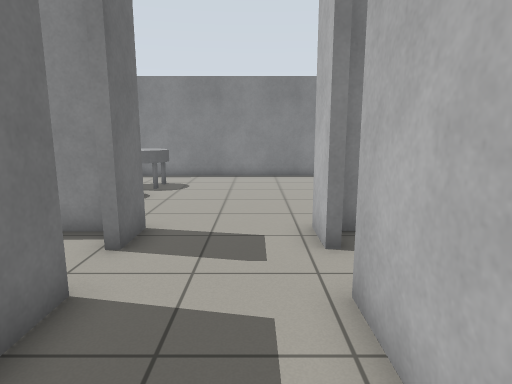
view 1 (above)

18 first-person views from a walk through a Gazebo world. The camera is 1.1 m above the floor, tilts 10° down and sees 75° across. The floor is counted in squares, 0.5 m on a side. Each view is taken from the middle of a square. On the plan, view 1 faces up. The plan holds only what a view shows up to about 18 squares ahead; the rest is blank.

view 2
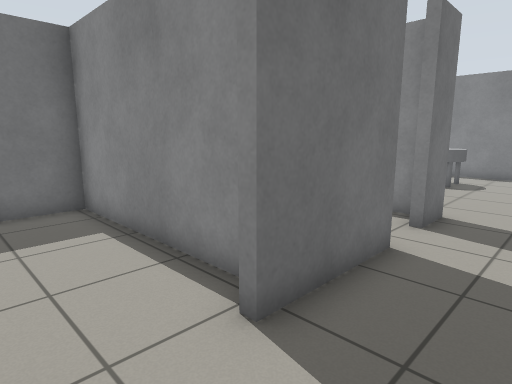

view 3
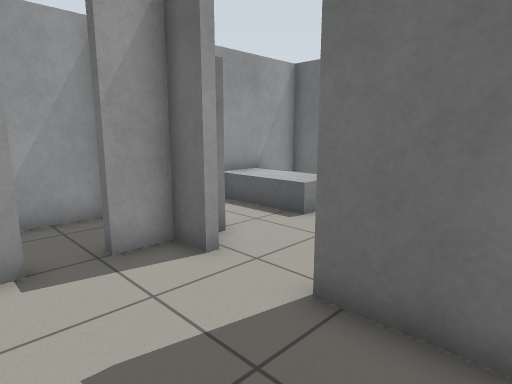

view 4
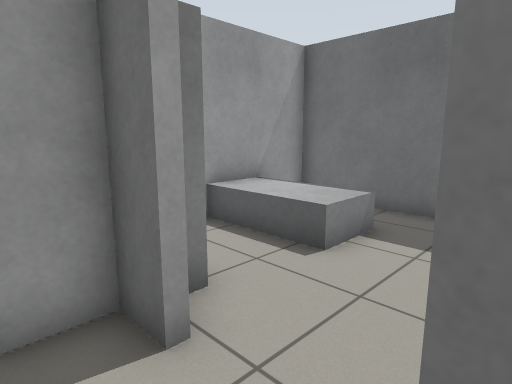

view 5
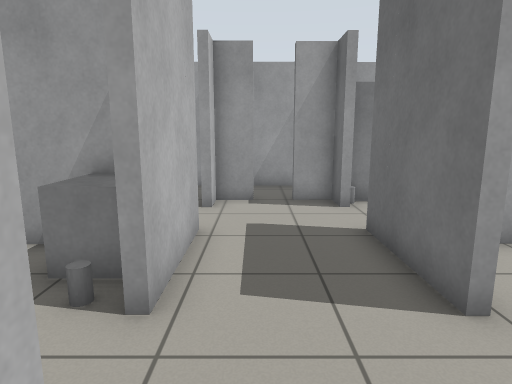

view 6
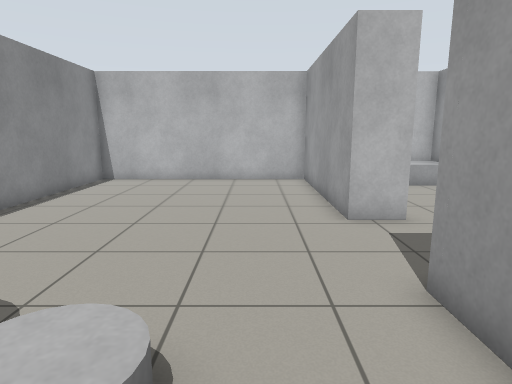

view 7
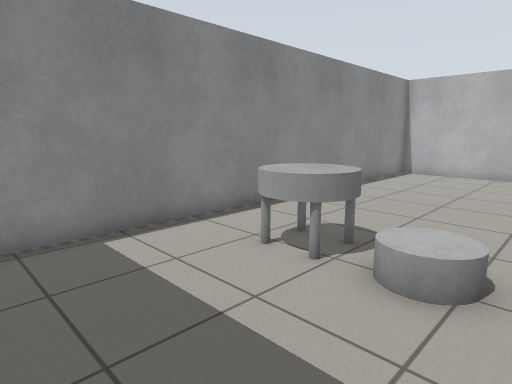

view 8
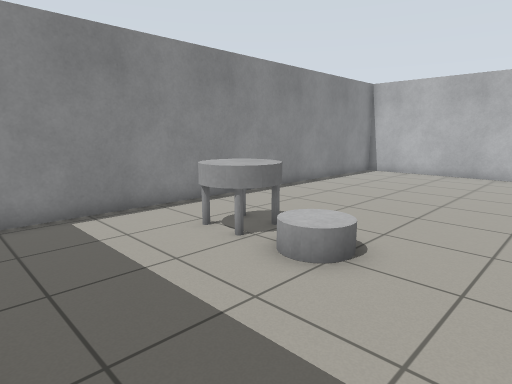

view 9
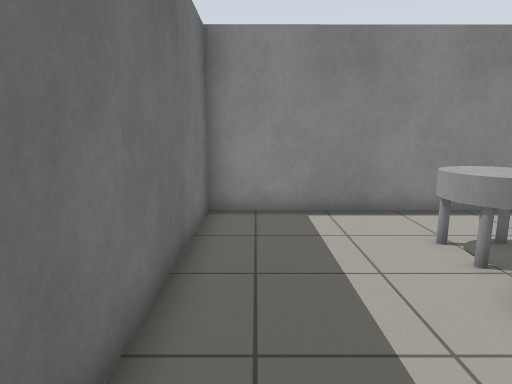

view 10
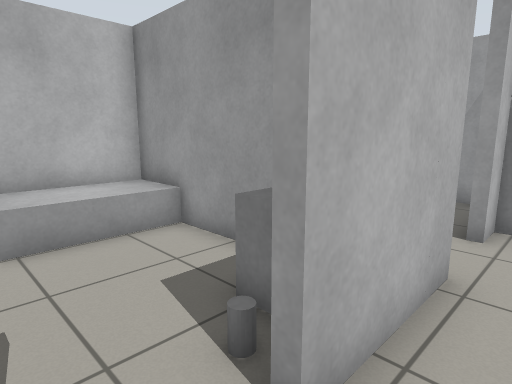

view 11
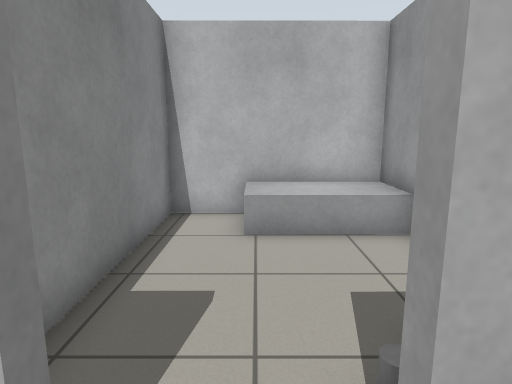

view 12
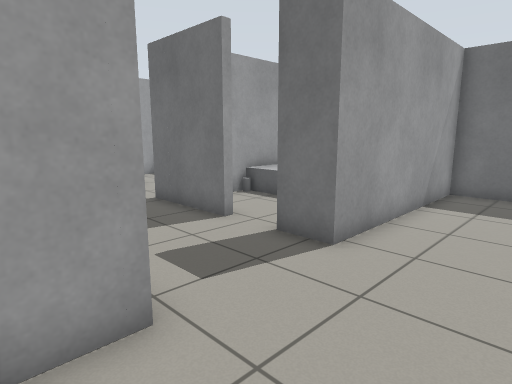

view 13
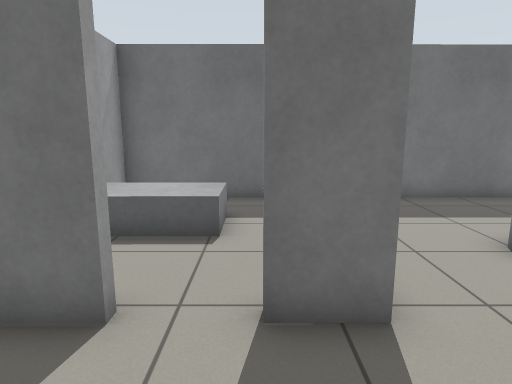

view 14
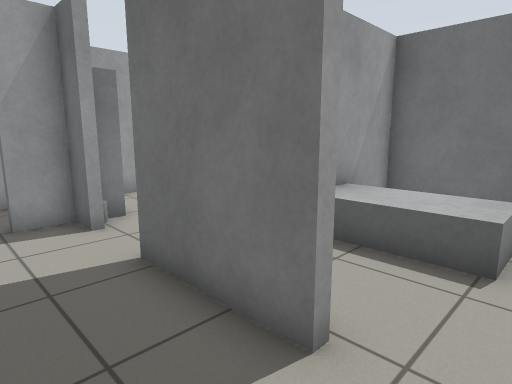

view 15
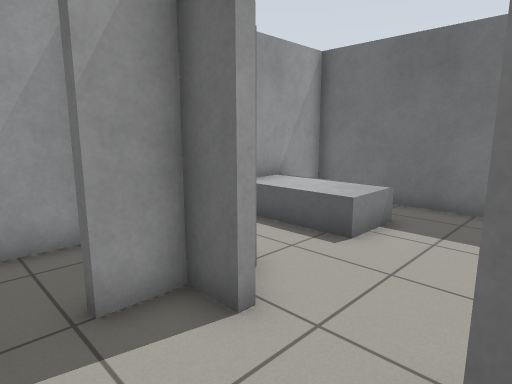

view 16
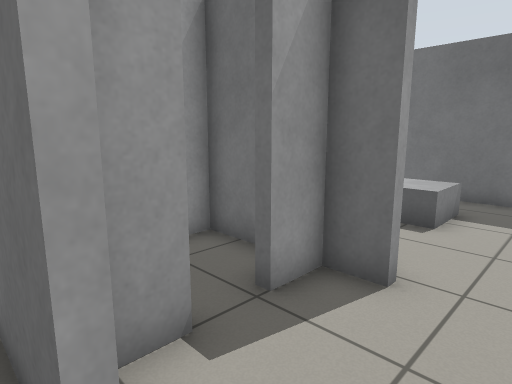

view 17
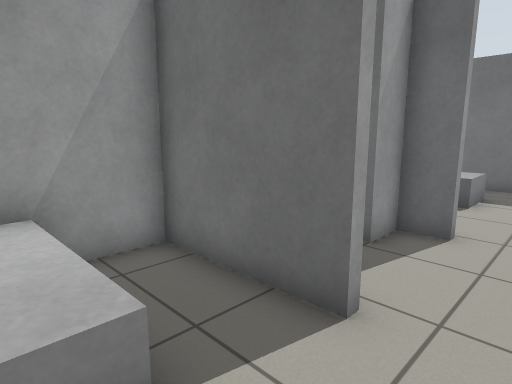

view 18
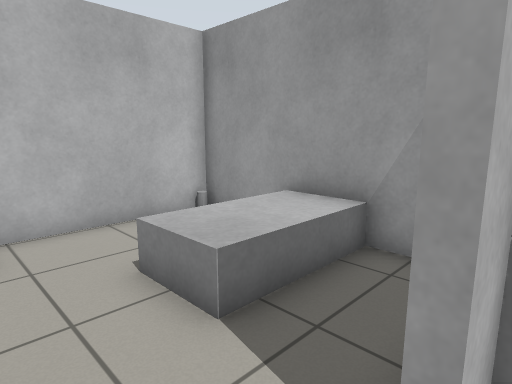

### Floor plan
Points are (right, up) in squares from view 1. A wall is a line through its corners. A room is listed if a view was taken in it or the views show most of it. See-through windows are left out.
Room 1 (views 1, 2, 4, 15, 18)
walls: (-2.5, -3) (-1.1, -3); (-3.5, 1.3) (-10.3, 1.2) (-10.3, -6) (-5.1, -6); (-2.5, 1.5) (-2.5, 0.5); (0, -3) (0.6, -3); (1.3, -2.4) (1.3, -1.8); (1.3, 0.5) (1.3, 1.7)
ways out: opening at (-0.5, 1) to room 2; opening at (2, -0.5) to room 4
objects: grey box (-8, -6) to (-6, -3); grey box (-3, -5) to (-3, -3); other object (-3, -2)
Room 2 (views 3, 10, 11, 13, 14)
walls: (2.7, 1.6) (6.2, 1.6); (1.3, 6.1) (1.3, 7.6); (-2.6, 4.3) (-2.5, 1.5); (9.1, 4.5) (9.1, 7.4) (1.9, 7.3); (9.1, 1.6) (9.1, 2.6); (-2.6, 7.6) (-2.6, 6.1)
ways out: opening at (-0.5, 1) to room 1; opening at (-0.5, 7) to room 3; opening at (-3, 5.5) to room 5
objects: grey box (2, 2) to (3, 3); grey cylinder (2, 4); grey box (7, 2) to (9, 5)
Room 3 (views 5, 6, 7, 8, 9, 12)
walls: (1.3, 7.6) (9.1, 7.7) (9, 17.4) (-10.4, 17.3) (-10.3, 7.6) (-2.6, 7.6)
ways out: opening at (-0.5, 7) to room 2
objects: grey cylinder (-5, 11) to (-4, 12); other object (-5, 13) to (-4, 15)
Room 4 (views 16, 17)
walls: (1.3, -1.8) (1.6, -1.8) (1.6, -6) (8.5, -6); (9.1, -5.5) (9.1, -0.9)
ways out: opening at (2, -0.5) to room 1
objects: grey box (4, -5) to (6, -3)
Room 5 (no view inside)
walls: (-10.3, 6.3) (-10.3, 1.5) (-4.9, 1.5); (-3.3, 7.3) (-4.4, 7.3)
ways out: opening at (-3, 5.5) to room 2
objects: grey box (-8, 2) to (-6, 5); other object (-6, 2)

Where each view was taken, in squares from view 1:
view 1: 0 up, 0 right, facing up
view 2: 2 down, 0 right, facing up-left
view 3: 3 up, 1 right, facing down-left
view 4: 1 up, 1 left, facing down-left
view 5: 8 up, 0 right, facing down
view 6: 10 up, 7 left, facing right
view 7: 10 up, 10 left, facing up-right
view 8: 8 up, 10 left, facing up-right
view 9: 8 up, 9 left, facing up
view 10: 6 up, 0 right, facing down-right
view 11: 5 up, 0 right, facing right
view 12: 11 up, 3 right, facing down-left
view 13: 6 up, 1 right, facing left
view 14: 6 up, 0 right, facing down-left
view 15: 1 up, 0 right, facing down-left
view 16: 0 up, 2 right, facing down-left
view 17: 0 up, 5 right, facing down-left
view 18: 0 up, 1 right, facing down-right
